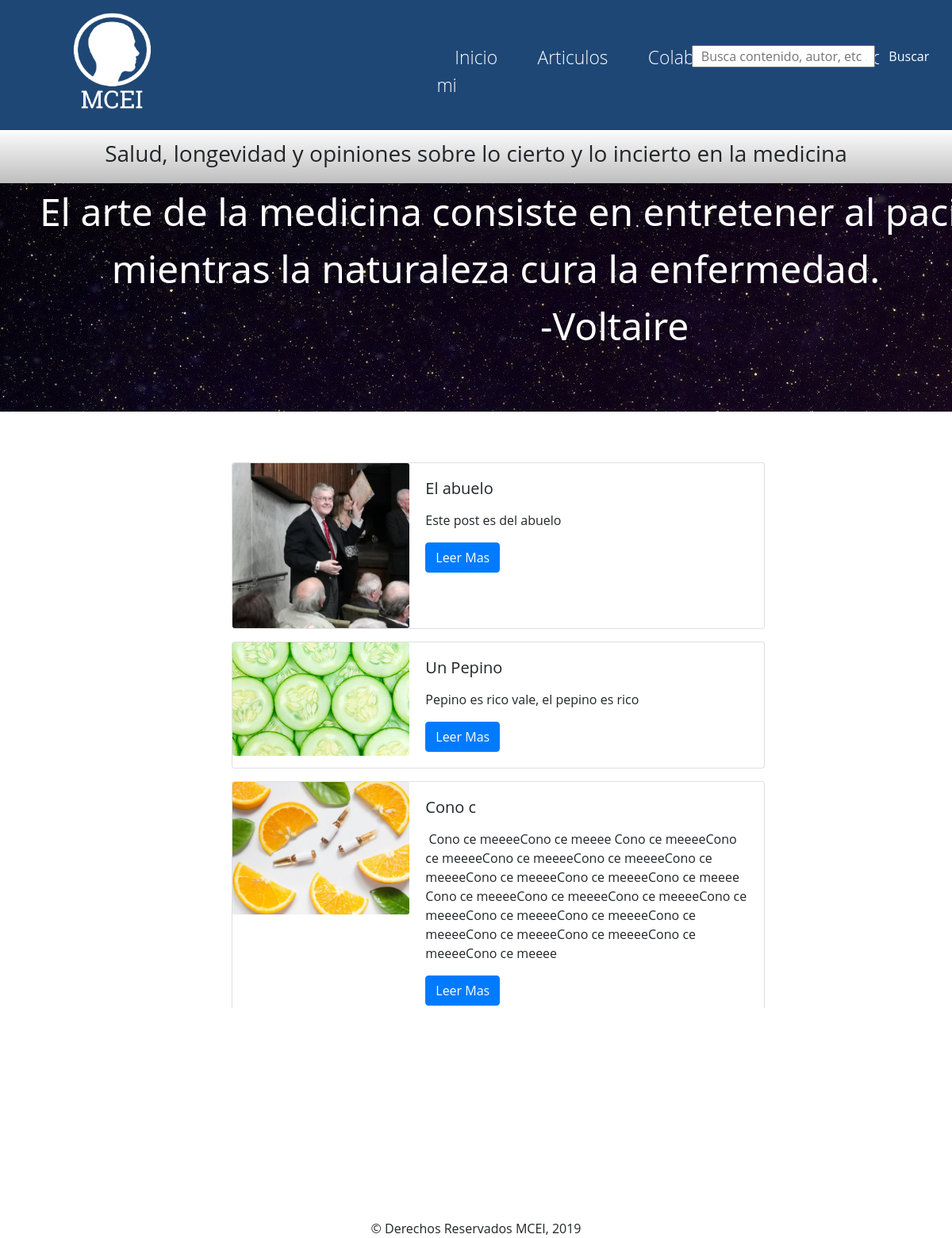
/articulos/, run on an earlier commit of the app's database.
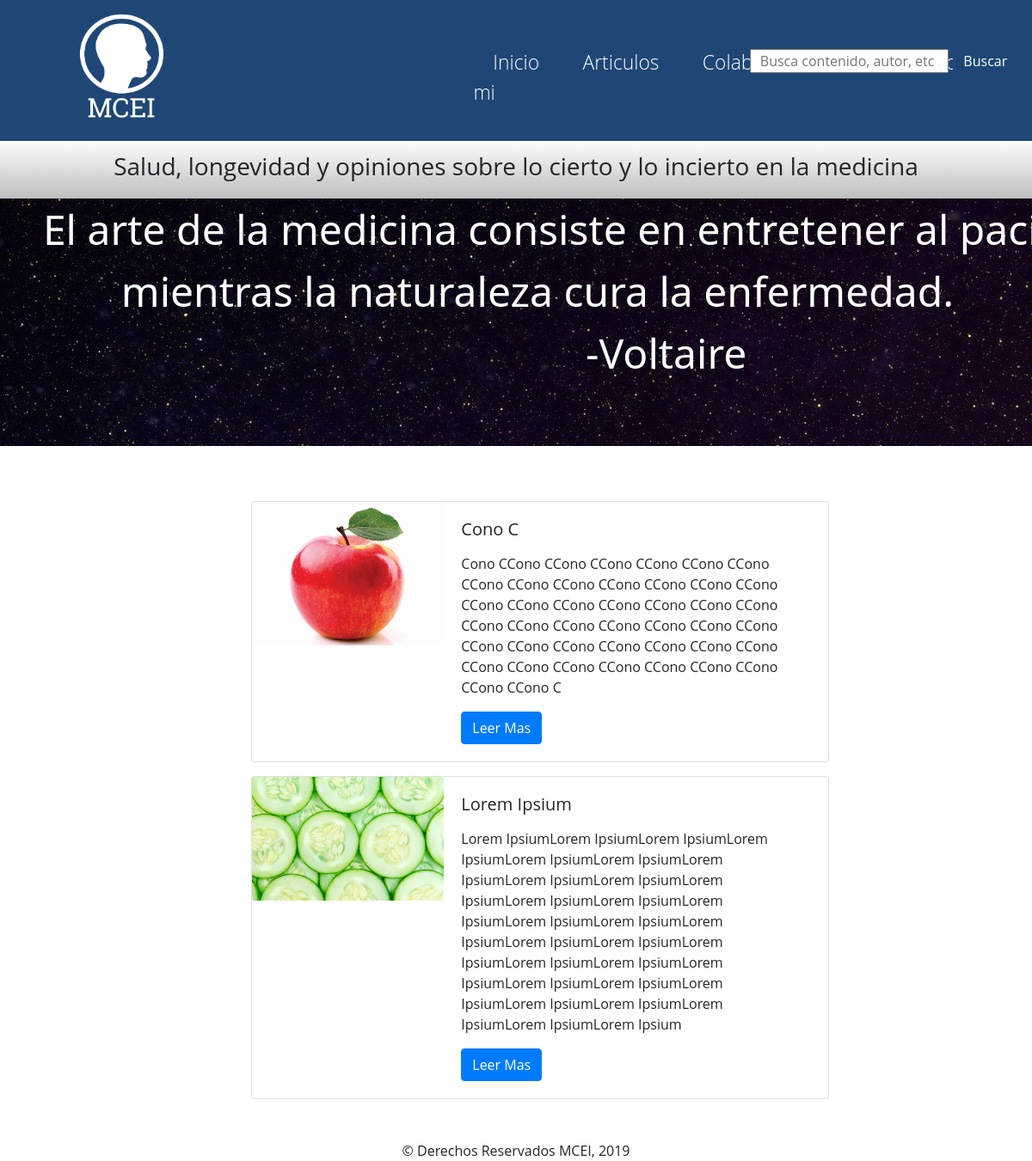
And on a later commit of the database.
### blog/models.py (models this page shows, shortened)
class Post(models.Model):
    titulo = models.CharField(max_length = 200)
    subtitulo = models.TextField()
    autor = models.CharField(max_length = 200)
    contenido = models.TextField()
    fecha = models.DateTimeField("Fecha de Publicacion", default = datetime.now() )
    foto = models.ImageField(blank = True, null = True)
    viewCounter = models.IntegerField(blank = True, null = True, default = 0)

### blog/views.py (the view)
# urls.py: re_path("articulos/", views.articulos, name = "articulos"),
def articulos(request):
    posts = Post.objects.all
    posts = Post.objects.filter().order_by('-id')
    return render(request,
                  "blog/articulos.html",
                  {"posts": posts})

### blog/templates/blog/articulos.html
{% extends 'blog/master.html' %}
{% block content %}
<div class="contenedorArt">
  {% for p in posts %}
  <div class="card mb-3" style="max-width: 70%;min-width: 70%;">
    <div class="row no-gutters">
      <div class="col-md-4">
        <img src="{{p.foto.url}}" class="card-img" alt="...">
      </div>
      <div class="col-md-8">
        <div class="card-body">
          <h5 class="card-title">{{ p.titulo }}</h5>
          <p class="card-text">{{ p.subtitulo |safe }}</p>
          <form action="/posts/" method="GET">
            <button class="btn btn-primary" type="submit" name="post" value="{{p.id}}">Leer Mas</button>
          </form>
        </div>
      </div>
    </div>
  </div>
  {% endfor %}
</div>
{% endblock %}

### blog/templates/blog/master.html (shortened to what this page needs)
<!DOCTYPE html>
<html lang="en">
<head>
    {% load static %}
    <link href="{% static 'blog/style.css' %}" rel="stylesheet">
    <link href="{% static 'blog/master.css' %}" rel="stylesheet">
    <link rel="stylesheet" href="{% static 'blog/bootstrap.min.css' %}">
</head>
<body>
    <header>
        <nav class="mynav">
            <ul>
                <li>
                    <a href="/">
                        <img src="../../static/images/Social Media Art 4.png" alt="MCEI" width="160" height="160" style="margin-top: 0.2em;">
                    </a>
                </li>
                <li class=" links">
                    <a href="/" class="lnk">Inicio</a>
                    <a href="/articulos" class="lnk">Articulos</a>
                    <a href="/colaboraciones" class="lnk">Colaboraciones</a>
                    <a href="/bio" class="lnk">Acerca de mi</a>
                </li>
            </ul>
            <form action="/search/" method="get">
                <input type="text" name="search" id="search" placeholder="Busca contenido, autor, etc ..">
                <input type="submit" value="Buscar" class="btnBuscar">
            </form>
        </nav>
        <div class="titulo">
            <h3>Salud, longevidad y opiniones sobre lo cierto y lo incierto en la medicina</h3>
        </div>
        <div class="fondo">
            <pre class="pre">
    El arte de la medicina consiste en entretener al paciente
    mientras la naturaleza cura la enfermedad.
                            -Voltaire
            </pre>
        </div>
    </header>
    <section>
        {% block content %}
        {% endblock %}
    </section>
    <footer>
        <p> © Derechos Reservados MCEI, 2019 </p>
    </footer>
</body>
</html>

### blog/static/blog/style.css (style rules this page uses)
* { padding: 0; margin: 0; font-family: "Open Sans", Helvetica, Arial, Lucida, sans-serif; }
.mynav { display: flex; background-color: rgba(31, 71, 117, 1); width: 100%; }
.mynav ul li { display: inline; padding: 0 4em; }
.mynav form { position: absolute; right: 1em; top: 3.4em; }
.mynav ul li a { color: #ffffff; text-decoration: none; font-size: 1.3em; font-weight: 1; }
.mynav .links { position: absolute; top: 3.2em; left: 40%; font-size: 1.1em; }
.mynav .lnk { padding: 2.8em 1em 2.9em 1em; }
.mynav .btnBuscar { border: none; padding: 0.3em 0.8em; background-color: rgba(31, 71, 117, 1); color: #ffffff; }
#search { padding-left: 0.6em; padding-right: 0.6em; }

### blog/static/blog/master.css (style rules this page uses)
body,html { min-height: 100%; }
.titulo { width: 100%; text-align: center; background: linear-gradient(180deg, rgba(255,255,255,1) 0%, rgba(248,248,248,1) 7%, rgba(190,190,190,1) 100%); padding: 0.8em; }
.fondo { width: 100%; padding: 0; margin: 0; background-image: url(../images/galaxy.jpg); color: #ffffff; font-size: 3em; }
.pre { color: #ffffff; font-size: 1em; font-family: 'Segoe UI', Tahoma, Geneva, Verdana, sans-serif; text-align: center; }
.contenedorArt { margin-top: 4em; display: flex; width: 80%; position: relative; left: 15%; flex-flow: wrap; }
.card { margin-left: 7em; margin-bottom: 2em; }
footer { width: 100%; position: relative; text-align: center; min-height: 100%; bottom: -2em; }

What changed in the data, as far as the page shows it:
removed Post: foto (picture), titulo "El abuelo", subtitulo "Este post es del abuelo", {{ p.id }} 4 (drawn)
removed Post: foto (picture), titulo "Un Pepino", subtitulo "Pepino es rico vale, el pepino es rico", {{ p.id }} 3 (drawn)
removed Post: foto (picture), titulo "Cono c", subtitulo "Cono ce meeeeCono ce meeee Cono ce meeeeCono ce meeeeCono ce meeeeCono ce meeeeCono ce meeeeCono ce meeeeCono ce meeeeCono ce meeee Cono ce meeeeCono ce meeeeCono ce meeeeCono ce meeeeCono ce meeeeCono ce meeeeCono ce meeeeCono ce meeeeCono ce meeeeCono ce meeeeCono ce meeee", {{ p.id }} 2 (drawn)
removed Post: foto (picture), {{ p.id }} 1 (drawn)
added Post: foto (picture), titulo "Cono C", subtitulo "Cono CCono CCono CCono CCono CCono CCono CCono CCono CCono CCono CCono CCono CCono CCono CCono CCono CCono CCono CCono CCono CCono CCono CCono CCono CCono CCono CCono CCono CCono CCono CCono CCono CCono CCono CCono CCono CCono CCono CCono CCono CCono CCono CCono C", {{ p.id }} 6 (drawn)
added Post: foto (picture), titulo "Lorem Ipsium", subtitulo "Lorem IpsiumLorem IpsiumLorem IpsiumLorem IpsiumLorem IpsiumLorem IpsiumLorem IpsiumLorem IpsiumLorem IpsiumLorem IpsiumLorem IpsiumLorem IpsiumLorem IpsiumLorem IpsiumLorem IpsiumLorem IpsiumLorem IpsiumLorem IpsiumLorem IpsiumLorem IpsiumLorem IpsiumLorem IpsiumLorem IpsiumLorem IpsiumLorem IpsiumLorem IpsiumLorem IpsiumLorem IpsiumLorem IpsiumLorem Ipsium", {{ p.id }} 5 (drawn)
